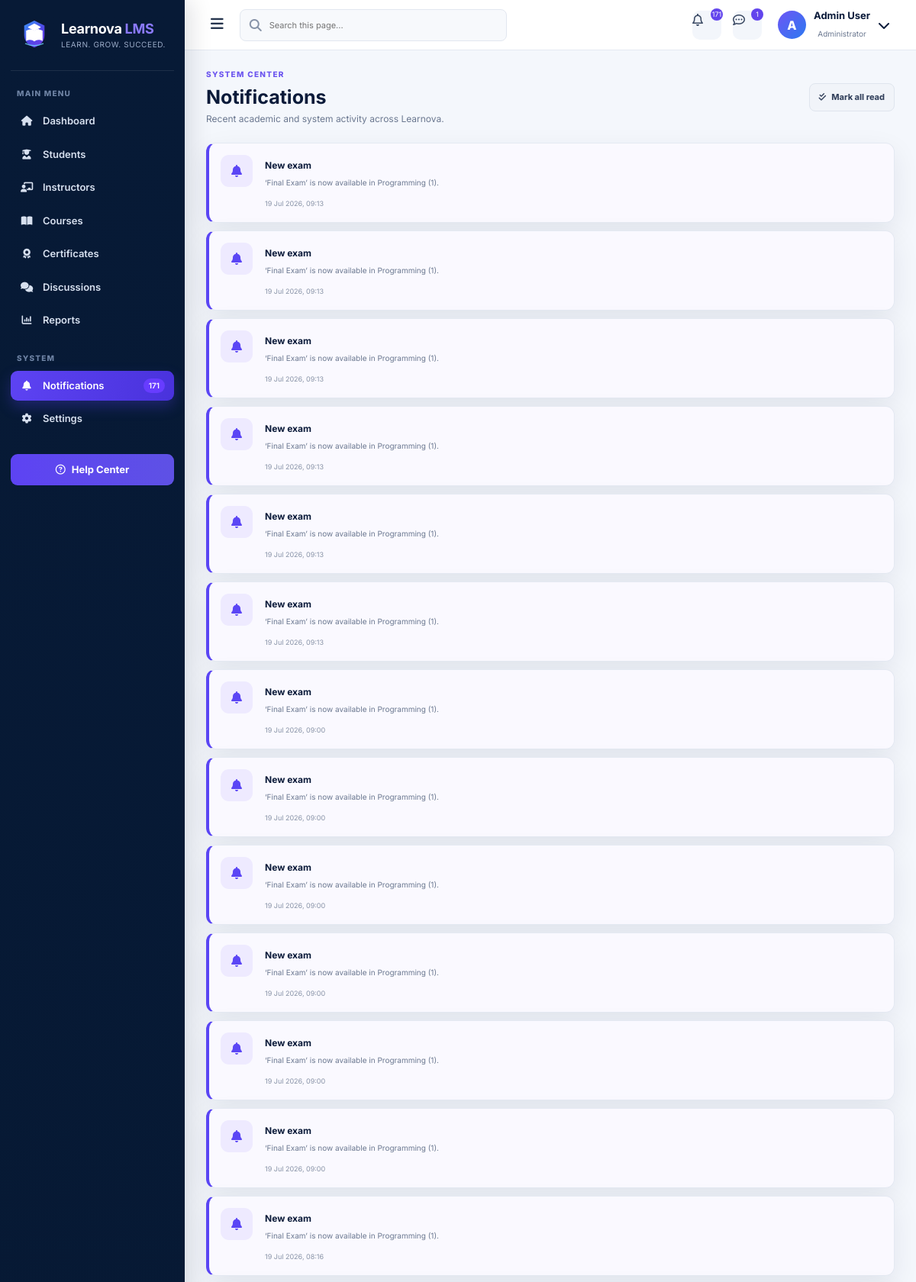
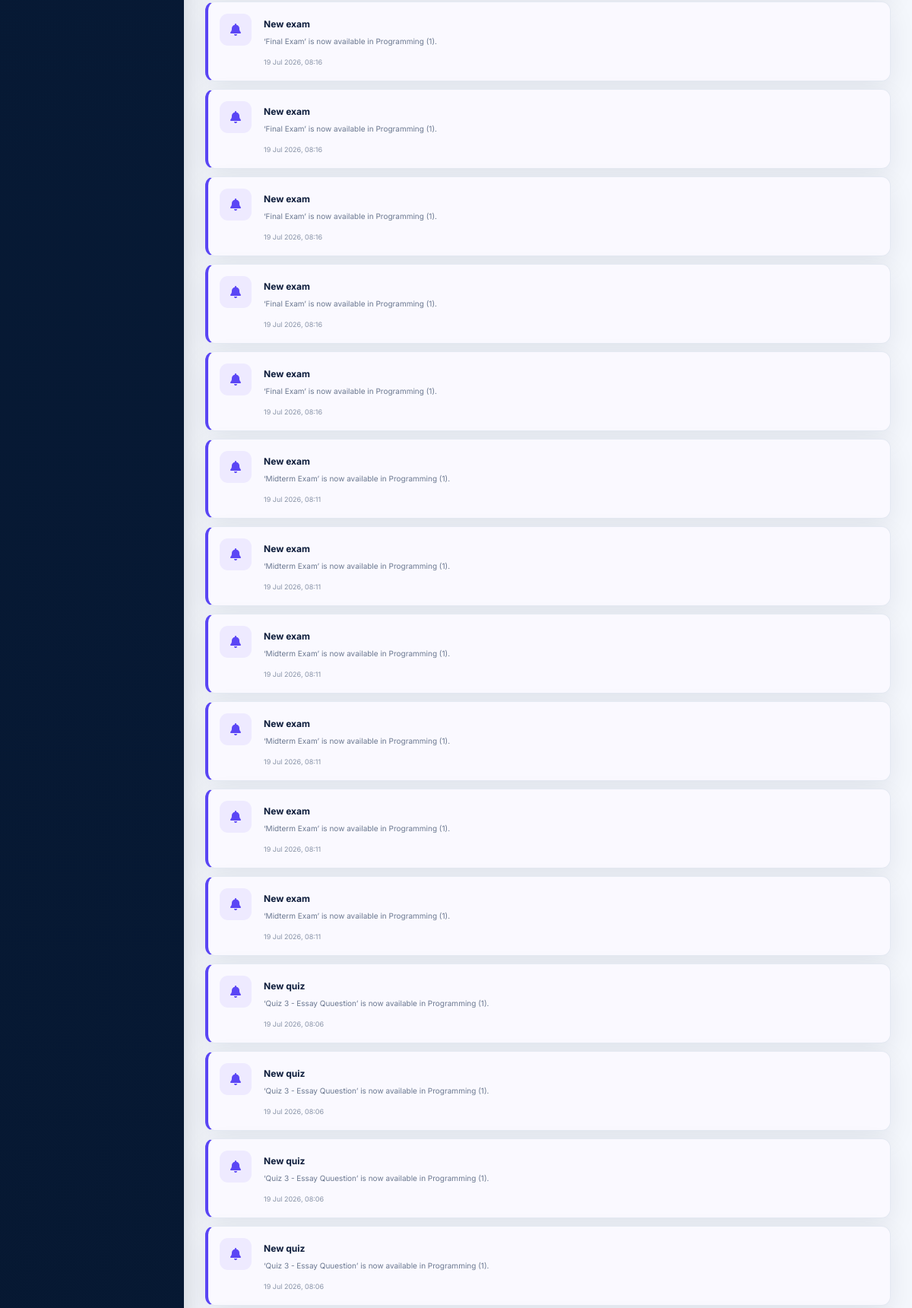
Page /admin/notifications (upper part) on the committed database (2 pictures, top to bottom).
### app/models.py (models this page shows)
class Notification(db.Model):
    __tablename__ = 'notification'
    id = db.Column(db.Integer, primary_key=True)
    user_id = db.Column(db.Integer, db.ForeignKey('user.id'), nullable=False, index=True)
    title = db.Column(db.String(160), nullable=False)
    message = db.Column(db.Text, nullable=False)
    link = db.Column(db.String(255))
    is_read = db.Column(db.Boolean, default=False, nullable=False)
    created_at = db.Column(db.DateTime, default=lambda: datetime.now(timezone.utc), nullable=False)
    user = db.relationship('User', backref=db.backref('notifications', lazy=True, cascade='all, delete-orphan'))

### app/routes/admin.py (the view)
@admin_bp.route('/notifications')
def notifications():
    items = Notification.query.order_by(Notification.created_at.desc()).limit(100).all()
    return render_template('admin/notifications.html', notifications=items)

### app/routes/admin.py (called while the page is built)
@admin_bp.app_context_processor
def admin_header_counts():
    return {
        'admin_unread_count': Notification.query.filter_by(is_read=False).count(),
        'admin_message_count': DiscussionTopic.query.count(),
    }

### app/templates/admin/notifications.html
{% extends 'admin/base.html' %}{% block title %}Notifications | Learnova{% endblock %}{% block content %}<div class="page-title-row"><div><span class="eyebrow">SYSTEM CENTER</span><h1>Notifications</h1><p>Recent academic and system activity across Learnova.</p></div><form method="post" action="{{ url_for('admin.clear_notifications') }}"><button class="secondary-btn"><i class="fa-solid fa-check-double"></i>Mark all read</button></form></div><section class="notification-center">{% for n in notifications %}<a class="notification-card {% if not n.is_read %}unread{% endif %}" href="{{ n.link or '#' }}"><span class="notification-symbol"><i class="fa-solid fa-bell"></i></span><div><strong>{{ n.title }}</strong><p>{{ n.message }}</p><small>{{ n.created_at.strftime('%d %b %Y, %H:%M') }}</small></div></a>{% else %}<div class="empty-state">No notifications yet.</div>{% endfor %}</section>{% endblock %}

### app/static/professional.css (style rules this page uses)
:root { --navy:#071a36;--navy2:#0d2447;--primary:#5b46f5;--primary2:#2869ee;--cyan:#26b7e8;--green:#10b981;--amber:#f5aa13;--danger:#e73550;--bg:#f4f7fc;--card:#fff;--text:#0b1b3a;--muted:#6b7890;--line:#e4e9f2;--shadow:0 12px 35px rgba(8,27,58,.08);--radius:16px }
* { box-sizing:border-box }
html { scroll-behavior:smooth }
body { margin:0;font-family:Inter,"Segoe UI",sans-serif;background:var(--bg);color:var(--text);line-height:1.5 }
a { text-decoration:none;color:inherit }
button,input,select,textarea { font:inherit }
button { cursor:pointer }
.page-title-row { display:flex;align-items:center;justify-content:space-between;margin-bottom:22px;gap:18px }
.page-title-row h1 { font-size:25px;line-height:1.2;margin:0 0 5px }
.page-title-row p { margin:0;color:var(--muted);font-size:12px }
.btn,.primary-btn,.secondary-btn,.danger-btn,.action-btn,button[type=submit],a.button { display:inline-flex;align-items:center;justify-content:center;gap:7px;border:0;border-radius:8px;padding:9px 12px;font-size:11px;font-weight:750;transition:.18s }
.secondary-btn { background:#f1f4f9;color:#33415c;border:1px solid #dfe5ee }
.eyebrow { display:block;color:#6c55ef;font-size:10px;font-weight:800;letter-spacing:.13em;margin-bottom:7px }
.notification-center { display:grid;gap:10px }
.notification-card { display:flex;gap:13px;background:#fff;border:1px solid var(--line);border-radius:12px;padding:15px;box-shadow:var(--shadow) }
.notification-card.unread { border-left:4px solid #5c43ef;background:#fbfaff }
.notification-symbol { width:38px;height:38px;border-radius:10px;background:#eeeaff;color:#5c43ef;display:grid;place-items:center;flex:none }
.notification-card strong { font-size:12px }
.notification-card p { margin:3px 0;color:var(--muted);font-size:10px }
.notification-card small { font-size:9px;color:#8995aa }
.notification-card { position:relative;display:grid;grid-template-columns:45px 1fr;gap:12px;padding:15px;background:#fff;border:1px solid var(--line);border-radius:12px;box-shadow:var(--shadow);color:var(--text) }
.notification-card.unread { border-left:4px solid var(--primary);background:#fbfaff }
.notification-symbol { width:42px;height:42px;border-radius:11px;display:grid;place-items:center;background:#eeeaff;color:var(--primary) }
.notification-card p { margin:0;color:var(--muted);font-size:10px }
.notification-card small { color:#8a96a8;font-size:8px }
.notification-card { display:grid;grid-template-columns:46px minmax(0,1fr);gap:12px;padding:15px;border:1px solid var(--line);border-radius:12px;text-decoration:none;color:var(--text);background:#fff }
.notification-card.unread { border-left:4px solid var(--primary);background:#faf9ff }
.notification-card p { margin:5px 0;color:var(--muted);font-size:10px }
.notification-card small { color:#8792a6;font-size:9px }

### rows in the picture
Notification: title "New exam", message "‘Final Exam’ is now available in Programming (1).", created_at "19 Jul 2026, 09:13"
Notification: title "New exam", message "‘Final Exam’ is now available in Programming (1).", created_at "19 Jul 2026, 09:13"
Notification: title "New exam", message "‘Final Exam’ is now available in Programming (1).", created_at "19 Jul 2026, 09:13"
Notification: title "New exam", message "‘Final Exam’ is now available in Programming (1).", created_at "19 Jul 2026, 09:13"
Notification: title "New exam", message "‘Final Exam’ is now available in Programming (1).", created_at "19 Jul 2026, 09:13"
Notification: title "New exam", message "‘Final Exam’ is now available in Programming (1).", created_at "19 Jul 2026, 09:13"
Notification: title "New exam", message "‘Final Exam’ is now available in Programming (1).", created_at "19 Jul 2026, 09:00"
Notification: title "New exam", message "‘Final Exam’ is now available in Programming (1).", created_at "19 Jul 2026, 09:00"
Notification: title "New exam", message "‘Final Exam’ is now available in Programming (1).", created_at "19 Jul 2026, 09:00"
Notification: title "New exam", message "‘Final Exam’ is now available in Programming (1).", created_at "19 Jul 2026, 09:00"
Notification: title "New exam", message "‘Final Exam’ is now available in Programming (1).", created_at "19 Jul 2026, 09:00"
Notification: title "New exam", message "‘Final Exam’ is now available in Programming (1).", created_at "19 Jul 2026, 09:00"
Notification: title "New exam", message "‘Final Exam’ is now available in Programming (1).", created_at "19 Jul 2026, 08:16"
Notification: title "New exam", message "‘Final Exam’ is now available in Programming (1).", created_at "19 Jul 2026, 08:16"
Notification: title "New exam", message "‘Final Exam’ is now available in Programming (1).", created_at "19 Jul 2026, 08:16"
Notification: title "New exam", message "‘Final Exam’ is now available in Programming (1).", created_at "19 Jul 2026, 08:16"
Notification: title "New exam", message "‘Final Exam’ is now available in Programming (1).", created_at "19 Jul 2026, 08:16"
Notification: title "New exam", message "‘Final Exam’ is now available in Programming (1).", created_at "19 Jul 2026, 08:16"
Notification: title "New exam", message "‘Midterm Exam’ is now available in Programming (1).", created_at "19 Jul 2026, 08:11"
Notification: title "New exam", message "‘Midterm Exam’ is now available in Programming (1).", created_at "19 Jul 2026, 08:11"
Notification: title "New exam", message "‘Midterm Exam’ is now available in Programming (1).", created_at "19 Jul 2026, 08:11"
Notification: title "New exam", message "‘Midterm Exam’ is now available in Programming (1).", created_at "19 Jul 2026, 08:11"
Notification: title "New exam", message "‘Midterm Exam’ is now available in Programming (1).", created_at "19 Jul 2026, 08:11"
Notification: title "New exam", message "‘Midterm Exam’ is now available in Programming (1).", created_at "19 Jul 2026, 08:11"
Notification: title "New quiz", message "‘Quiz 3 - Essay Quuestion’ is now available in Programming (1).", created_at "19 Jul 2026, 08:06"
Notification: title "New quiz", message "‘Quiz 3 - Essay Quuestion’ is now available in Programming (1).", created_at "19 Jul 2026, 08:06"
Notification: title "New quiz", message "‘Quiz 3 - Essay Quuestion’ is now available in Programming (1).", created_at "19 Jul 2026, 08:06"
Notification: title "New quiz", message "‘Quiz 3 - Essay Quuestion’ is now available in Programming (1).", created_at "19 Jul 2026, 08:06"

### other values in the picture
{{ admin_unread_count|default(0) }} "171"
{{ admin_message_count|default(0) }} "1"
